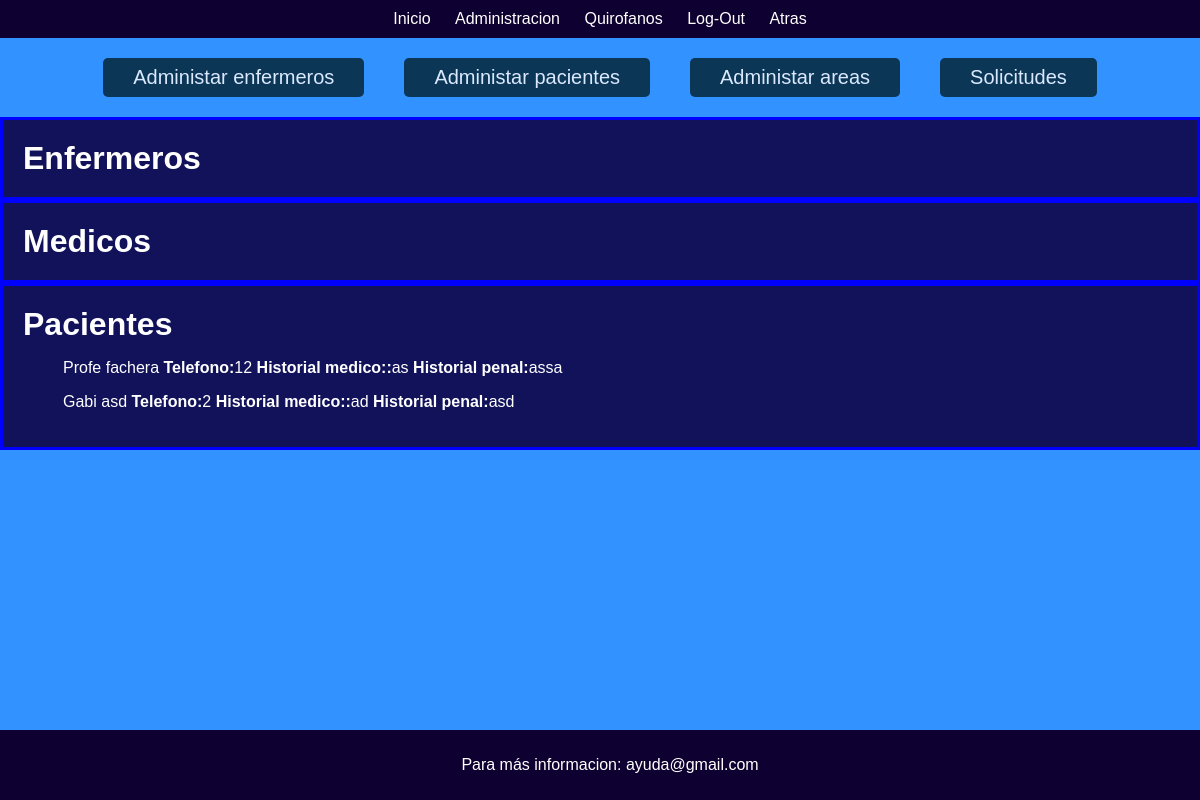
The page /Punk/adm.php on the database as committed earlier.
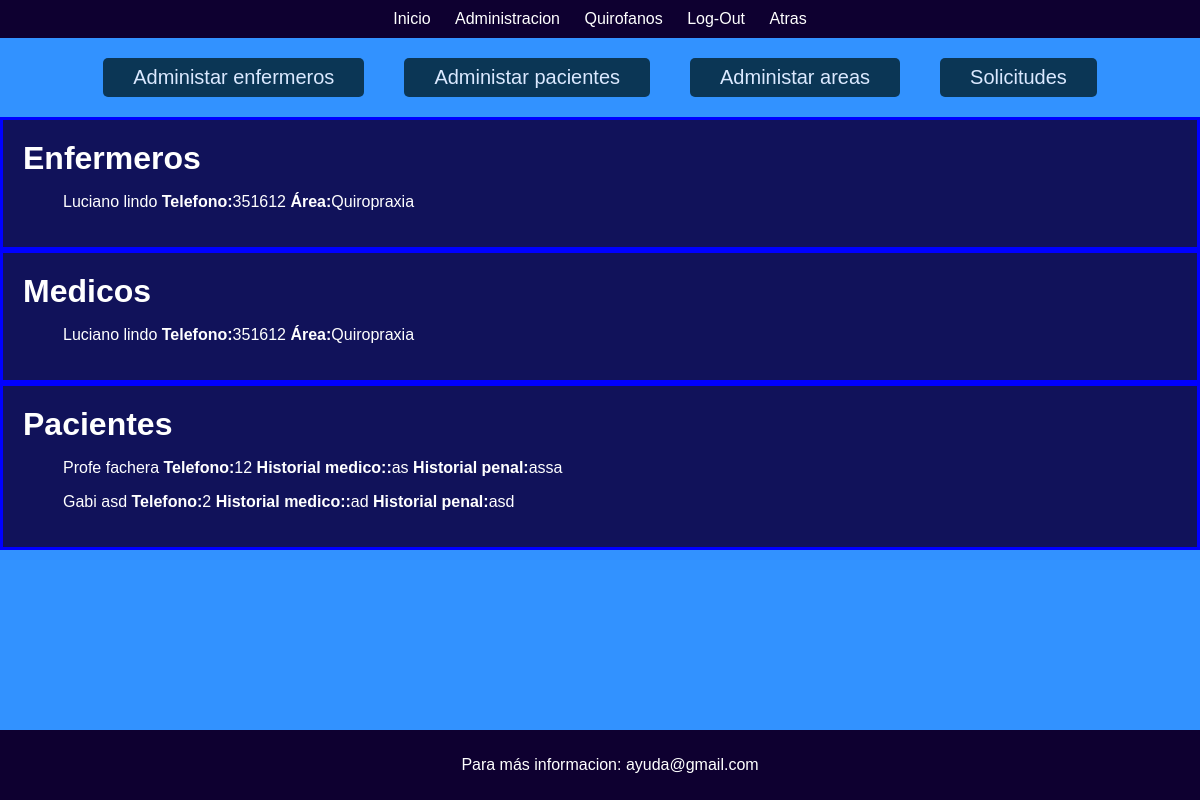
The same page on the database as committed later.
### tables this page shows
CREATE TABLE `pacientes` (
  `id_paciente` int(200) NOT NULL,
  `nombre` text DEFAULT NULL,
  `apellido` text DEFAULT NULL,
  `edad` int(150) DEFAULT NULL,
  `fecha_ingreso` varchar(200) DEFAULT NULL,
  `sintomas` varchar(200) DEFAULT NULL,
  `historial_medico` varchar(300) DEFAULT NULL,
  `historial_penal` varchar(300) DEFAULT NULL
);

CREATE TABLE `enfermeros` (
  `id_enfermero` int(11) NOT NULL,
  `nombre` text NOT NULL,
  `apellido` text NOT NULL,
  `telefono` int(200) NOT NULL,
  `correo` varchar(200) NOT NULL,
  `area` text NOT NULL
);

### Punk/adm.php (the view, shortened to what this page needs)
<!DOCTYPE html>
<html lang="en">
<head>
    <link rel="stylesheet" href="./css/Punk.css">
</head>
<body id="inicio">
    <div class="top-bar">
        <a href="#inicio">Inicio</a>
        <a href="adm.php">Administracion</a>
        <a href="hospital.php">Quirofanos</a>
        <a href="index.php">Log-Out</a>
        <a href="hospital.php">Atras</a>
    </div>
<div class="btn_adm">
    <a href="adm_enfermeros.php"><button>Administar enfermeros</button></a>
    <a href="adm_pacientes.php"><button>Administar pacientes</button></a>
    <a href="adm_areas.php"><button>Administar areas</button></a>
    <a href="notis.php"><button>Solicitudes</button></a>
</div>
    <div class="mostrar">
    <h1 id="titulo">Enfermeros</h1>
        <?php
                include ("conexion.php");
                $consulta = mysqli_query($conexion,"SELECT  * FROM enfermeros");
                while ($lista_consulta= mysqli_fetch_assoc($consulta) ){
        ?>
                <div>
                <ul id="lista">
                        <li><?php echo $lista_consulta["nombre"] . " " . $lista_consulta["apellido"]; ?></li>
                        <li><b>Telefono:</b><?php echo $lista_consulta["telefono"];?></li>
                        <li><b>Área:</b><?php echo $lista_consulta["area"];?></li>
                    </ul>
                </div>
        <?php } ?>
    </div>
<div class="mostrar">
    <h1 id="titulo">Medicos</h1>
        <?php
                include ("conexion.php");
                $consulta = mysqli_query($conexion,"SELECT  * FROM enfermeros");
                while ($lista_consulta= mysqli_fetch_assoc($consulta) ){
        ?>
                <div>
                <ul id="lista">
                        <li><?php echo $lista_consulta["nombre"] . " " . $lista_consulta["apellido"]; ?></li>
                        <li><b>Telefono:</b><?php echo $lista_consulta["telefono"];?></li>
                        <li><b>Área:</b><?php echo $lista_consulta["area"];?></li>
                    </ul>
                </div>
        <?php } ?>
    </div>
<div class="mostrar">
    <h1 id="titulo">Pacientes</h1>
        <?php
                include ("conexion.php");
                $consulta = mysqli_query($conexion,"SELECT  * FROM pacientes");
                while ($lista_consulta= mysqli_fetch_assoc($consulta) ){
        ?>
                <div>
                <ul id="lista">
                        <li><?php echo $lista_consulta["nombre"] . " " . $lista_consulta["apellido"]; ?></li>
                        <li><b>Telefono:</b><?php echo $lista_consulta["edad"];?></li>
                        <li><b>Historial medico::</b><?php echo $lista_consulta["historial_medico"];?></li>
                        <li><b>Historial penal:</b><?php echo $lista_consulta["historial_penal"];?></li>
                    </ul>
                </div>
        <?php } ?>
    </div>
    <div class="elemento-abajo">
        <p>Para más informacion: ayuda@gmail.com</p>
    </div>
</body>
</html>

Rows that differ between the two databases and show on the page:
added enfermeros: nombre "Luciano", apellido "lindo", telefono "351612", area "Quiropraxia"
